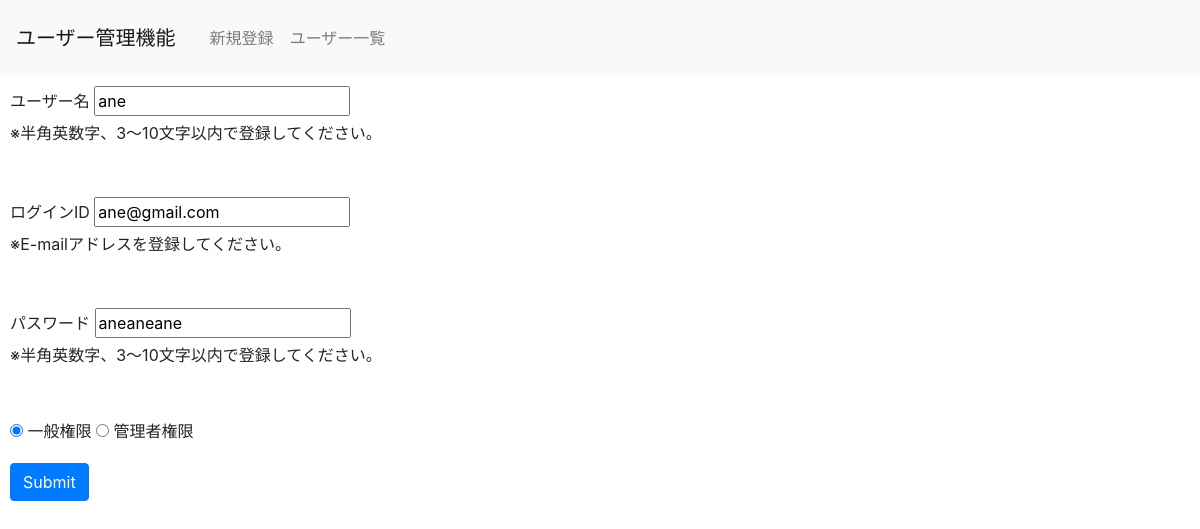
Screenshot of /kadai02/user_detail.php?id=3 with the database file from the repository.
### tables this page shows
CREATE TABLE IF NOT EXISTS `user_table` (
`id` int(12) NOT NULL,
  `name` varchar(64) NOT NULL,
  `lid` varchar(128) NOT NULL,
  `lpw` varchar(64) NOT NULL,
  `kanri_flg` int(1) NOT NULL,
  `life_flg` int(1) NOT NULL
);

### kadai02/user_detail.php (the view, shortened to what this page needs)
<?php
$id = $_GET['id'];
$pdo = db_conn();
$sql = 'SELECT * FROM user_table WHERE id = :id';
$stmt = $pdo->prepare($sql);
$stmt->bindValue(':id', $id, PDO::PARAM_INT);
$status = $stmt->execute();
if ($status==false) {
    errorMsg($stmt);
} else {
    $rs = $stmt->fetch();
}
?>
<!DOCTYPE html>
<html lang="ja">
<head>
    <link rel="stylesheet" href="https://stackpath.bootstrapcdn.com/bootstrap/4.2.1/css/bootstrap.min.css">
</head>
<body>
    <header>
        <nav class="navbar navbar-expand-lg navbar-light bg-light">
            <a class="navbar-brand" href="#">ユーザー管理機能</a>
            <div class="collapse navbar-collapse" id="navbarNav">
                <ul class="navbar-nav">
                    <li class="nav-item">
                        <a class="nav-link" href="user_index.php">新規登録</a>
                    </li>
                    <li class="nav-item">
                        <a class="nav-link" href="user_select.php">ユーザー一覧</a>
                    </li>
                </ul>
            </div>
        </nav>
    </header>
    <form method="post" action="user_update.php">
    <div class="form-group">
            <label for="name">ユーザー名</label>
            <input type="text" class="validate[required,minSize[3],maxSize[10],custom[onlyLetterNumber]]" value ="<?=$rs['name']?>" id="name" name="name" placeholder="user name">
            <p>※半角英数字、3～10文字以内で登録してください。</p>
        </div>
        <div class="form-group">
            <label for="lid">ログインID</label>
            <input type="text" class="validate[required,custom[email]]" id="lid" name="lid" value ="<?=$rs['lid']?>">
            <p>※E-mailアドレスを登録してください。</p>
        </div>
        <div class="form-group">
            <label for="lpw">パスワード</label>
            <input type="text" class="validate[required,minSize[3],maxSize[10],custom[onlyLetterNumber]]" id="lpw" name="lpw" value ="<?=$rs['lpw']?>">
            <p>※半角英数字、3～10文字以内で登録してください。</p>
        </div>
        <div>
          <input type="radio" name="kanri_flg" id="kanri_flg" value="0"  checked> 一般権限
          <input type="radio" name="kanri_flg" id="kanri_flg" value="1"> 管理者権限
        </div>
        <div class="form-group">
            <button type="submit" class="btn btn-primary">Submit</button>
        </div>
    </form>
</body>
</html>

### kadai02/user_detail.php (style rules this page uses)
div { padding: 10px; font-size:16px; }

### rows the page displays
user_table: name "ane", lid "ane@gmail.com", lpw "aneaneane"
